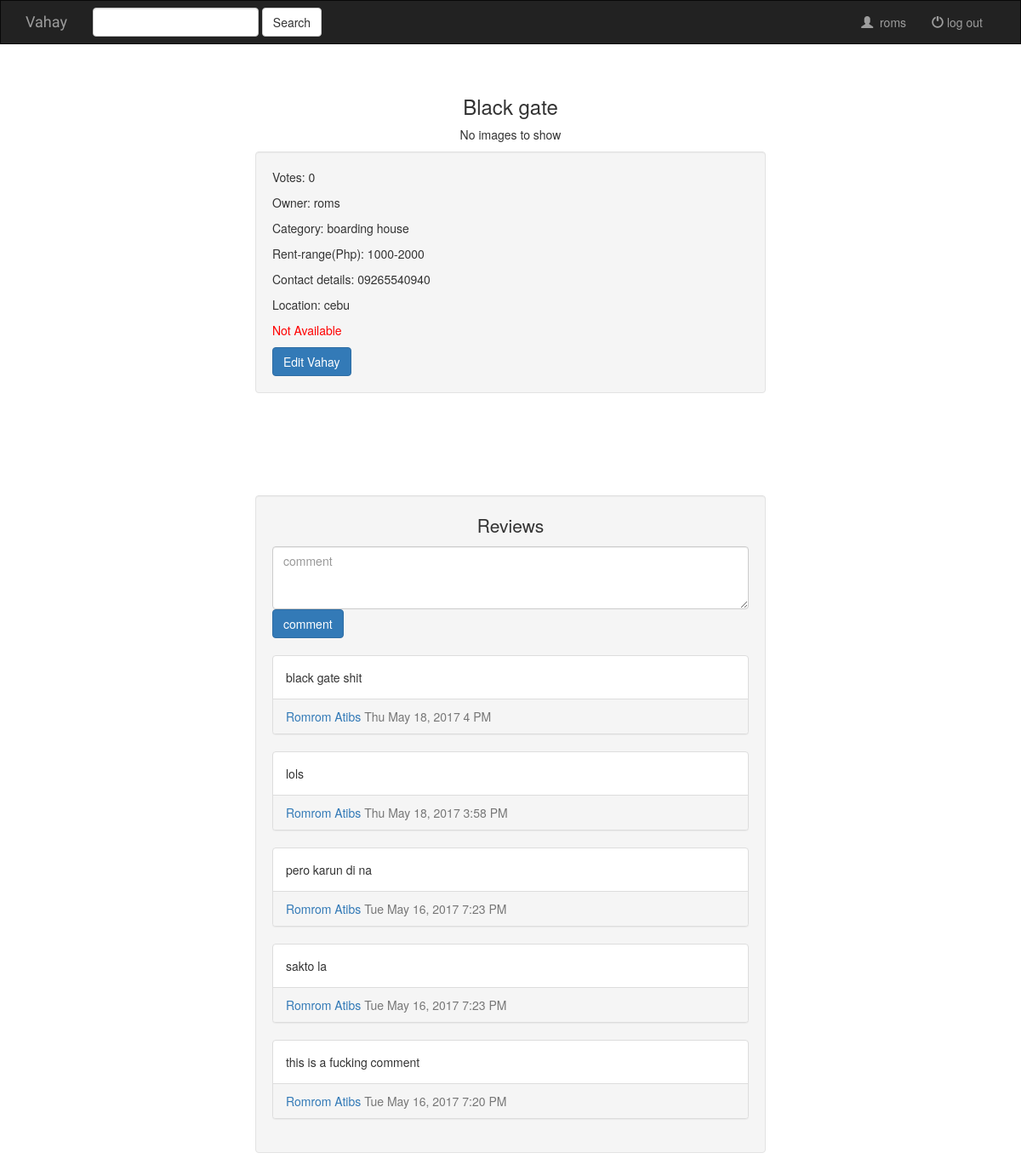
Page /vahay/vahay-details/2/ (signed in) on the earlier database version.
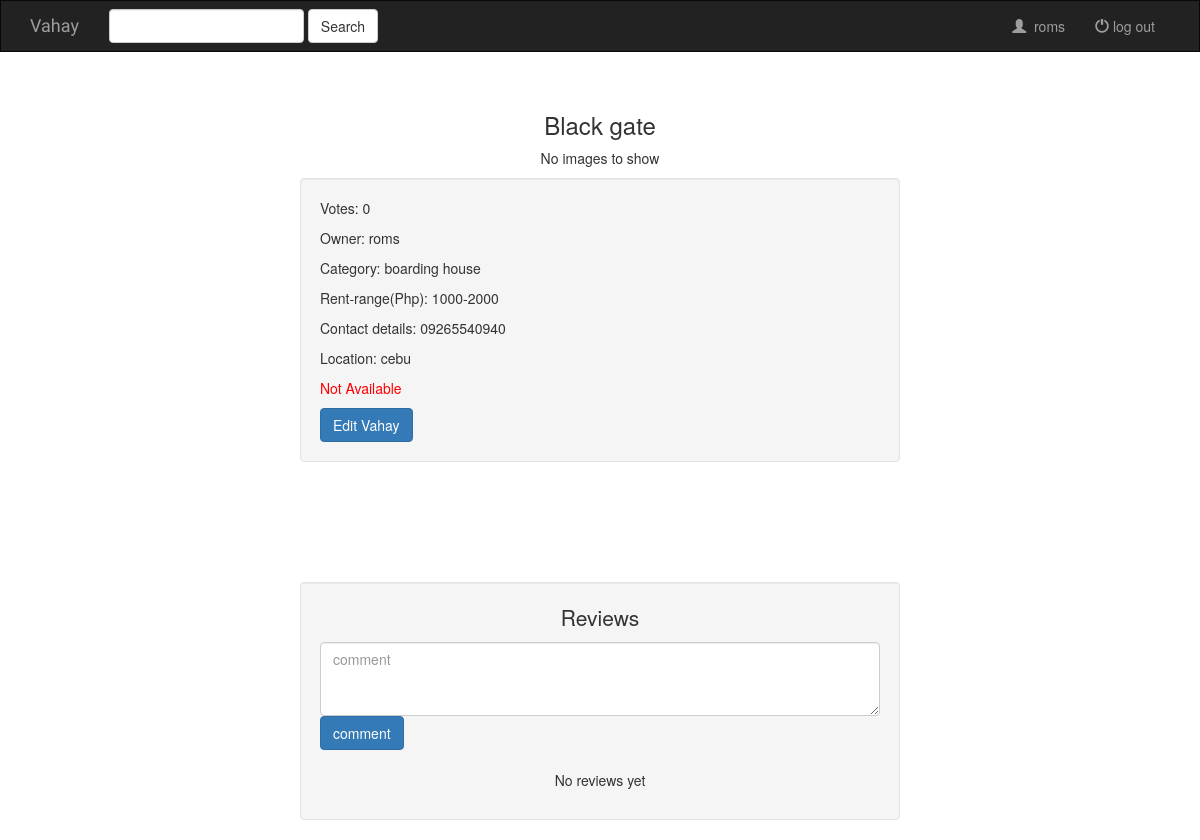
Same page on the later database version.
### vahay/models.py (models this page shows, shortened)
class Vahay(models.Model):
	owner = models.ForeignKey(User, on_delete=models.CASCADE)
	name = models.CharField(max_length=255)
	rent_range = models.CharField(max_length=100)
	category = models.CharField(max_length=100)
	contact_details = models.CharField(max_length=100)
	vote = models.IntegerField(default=0)
	location = models.CharField(max_length=255)
	available = models.BooleanField(default=1)
	def isAvailable(self):
		if self.available == 1:
			return True
		else:
			return False

class Review(models.Model):
	user = models.ForeignKey(User, on_delete=models.CASCADE)
	vahay = models.ForeignKey(Vahay, on_delete=models.CASCADE)
	content = models.CharField(max_length=500)
	when_created = models.DateTimeField(auto_now_add=True)

### vahay/views.py (the view)
# urls.py: url(r'^vahay-details/(?P<pk>\d+)/$', views.vahay_details, name='vahay_details'),
def vahay_details(request, pk):
	if not request.user.is_authenticated:
		return redirect('/')
	vahay = get_object_or_404(Vahay, pk=pk)
	reviews = Review.objects.filter(vahay=vahay).order_by('-when_created')
	images = Image.objects.filter(vahay=vahay)
	context={
		'vahay': vahay,
		'reviews': reviews,
		'images': images
	}
	return render(request, 'vahay/vahayDetails.html', context=context)

### vahay/templates/vahay/vahayDetails.html (shortened to what this page needs)
{% extends 'base.html' %}
{% block body %}
	<br><h3 style="text-align: center;">{{ vahay.name }}</h3>
	<section class="gallery">
		{% if images.count <= 0 %}
		<p style="text-align: center;">No images to show</p>
		{% endif %}
	</section>
	<section class="info">
		<div class="col-lg-6 col-lg-offset-3 well">
			<p>Votes: {{ vahay.vote }}</p>
			<p>Owner: {{ vahay.owner }}</p>
			<p>Category: {{ vahay.category }}</p>
			<p>Rent-range(Php): {{ vahay.rent_range }}</p>
			<p>Contact details: {{ vahay.contact_details }}</p>
			<p>Location: {{ vahay.location }}</p>
			{% if vahay.isAvailable %}
				<p>Now Available</p>
			{% else %}
				<p style="color:red">Not Available</p>
			{% endif %}
			{% if vahay.owner == user %}
				<a href="{% url 'vahay:edit_vahay' vahay.pk %}" class="btn btn-primary">Edit Vahay</a>
			{% else %}
				<form action="{% url 'vahay:vote_vahay' vahay.pk %}?next={{ request.path }}" method="POST">
					{% csrf_token %}
					<button class="btn btn-success">Vote</button>
				</form>
			{% endif %}
		</div>
	</section>
	<section class="review"">
		<div class="well col-lg-6 col-lg-offset-3" style="margin-top: 100px;">
			<p style="text-align: center; font-size: 1.5em;">Reviews</p>
			<form action="{% url 'vahay:add_comment' vahay.pk %}?next={{ request.path }}" method="POST">
		        <textarea name="content" id="" cols="10" rows="3" class="form-control" placeholder="comment"></textarea>
		        <button class="btn btn-primary tweet-btn">comment</button>
			</form><br>
			{% for review in reviews %}
			   <div class="panel panel-default">
					<div class="panel-body">
						{{ review.content }}
					</div>
					<div class="panel-footer">
						<a href="{% url 'profile' user.username %}">{{ review.user.get_full_name }}</a>
						<span class="text-muted">{{ review.when_created|date:'D M d, Y f A' }}</span>
					</div>
			   </div>
			{% endfor %}
			{% if reviews.count <= 0 %}
				<p style="text-align: center;">No reviews yet</p>
			{% endif %}
	   </div>
    </section>
{% endblock %}

### vahaysite/templates/base.html (shortened to what this page needs)
{% load static %}
<!DOCTYPE html>
<html>
<head>
	<link rel="stylesheet" href="https://maxcdn.bootstrapcdn.com/bootstrap/3.3.7/css/bootstrap.min.css">
	<link rel="stylesheet" type="text/css" href="{% static 'vahaysite/style.css' %}">
</head>
<body>
	<nav class="navbar navbar-inverse">
		<div class="container fluid">
			<div class="navbar-header">
				<a class="navbar-brand" href="{% url 'home' %}">Vahay</a>
			</div>
			<div class="collapse navbar-collapse" id="topNavBar">
				<form class="navbar-form navbar-left" role="search" method="get" action="#">
					<div class="form-group">
						<input type="text" class="form-control" name="q" value="">
					</div>
					<button type="submit" class="btn btn-default">Search</button>
				</form>
				<ul class="nav navbar-nav navbar-right">
					<li class="">
						<a href="{% url 'profile' user.username %}">
							<span class="glyphicon glyphicon-user" aria-hidden="true"></span>&nbsp;
							{% block user %}{{ user.username }}{% endblock %}
						</a>
					</li>
					<li class="">
						<a href="{% url 'sign_out' %}">
							<span class="glyphicon glyphicon-off" aria-hidden="true"></span>&nbsp;log out
						</a>
					</li>
				</ul>
			</div>
		</div>
	</nav>
{% block body %}
{% endblock %}
</body>
</html>

### vahaysite/static/vahaysite/style.css (style rules this page uses)
.navbar { border-radius: 0; }
.navbar-brand { font-family: 'Satisfy', cursive; }

Differences in the rows shown:
removed Review: content "black gate shit", user.get_full_name "Romrom Atibs", when_created "Thu May 18, 2017 4 PM"
removed Review: content "lols", user.get_full_name "Romrom Atibs", when_created "Thu May 18, 2017 3:58 PM"
removed Review: content "pero karun di na", user.get_full_name "Romrom Atibs", when_created "Tue May 16, 2017 7:23 PM"
removed Review: content "sakto la", user.get_full_name "Romrom Atibs", when_created "Tue May 16, 2017 7:23 PM"
removed Review: content "this is a fucking comment", user.get_full_name "Romrom Atibs", when_created "Tue May 16, 2017 7:20 PM"
Other differences:
text now shown: "No reviews yet"
